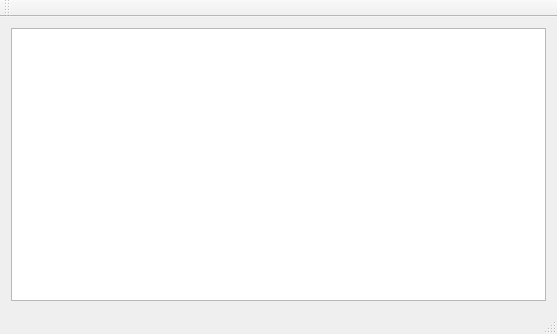
<?xml version="1.0" encoding="UTF-8"?>
<ui version="4.0">
 <class>MainWindow</class>
 <widget class="QMainWindow" name="MainWindow">
  <property name="geometry">
   <rect>
    <x>0</x>
    <y>0</y>
    <width>557</width>
    <height>334</height>
   </rect>
  </property>
  <property name="windowTitle">
   <string>MainWindow</string>
  </property>
  <widget class="QWidget" name="centralWidget">
   <layout class="QGridLayout" name="gridLayout">
    <item row="0" column="0">
     <widget class="QTextEdit" name="textEdit"/>
    </item>
   </layout>
  </widget>
  <widget class="QMenuBar" name="menuBar">
   <property name="geometry">
    <rect>
     <x>0</x>
     <y>0</y>
     <width>557</width>
     <height>22</height>
    </rect>
   </property>
  </widget>
  <widget class="QToolBar" name="mainToolBar">
   <attribute name="toolBarArea">
    <enum>TopToolBarArea</enum>
   </attribute>
   <attribute name="toolBarBreak">
    <bool>false</bool>
   </attribute>
  </widget>
  <widget class="QStatusBar" name="statusBar"/>
 </widget>
 <layoutdefault spacing="6" margin="11"/>
 <resources/>
 <connections/>
</ui>
